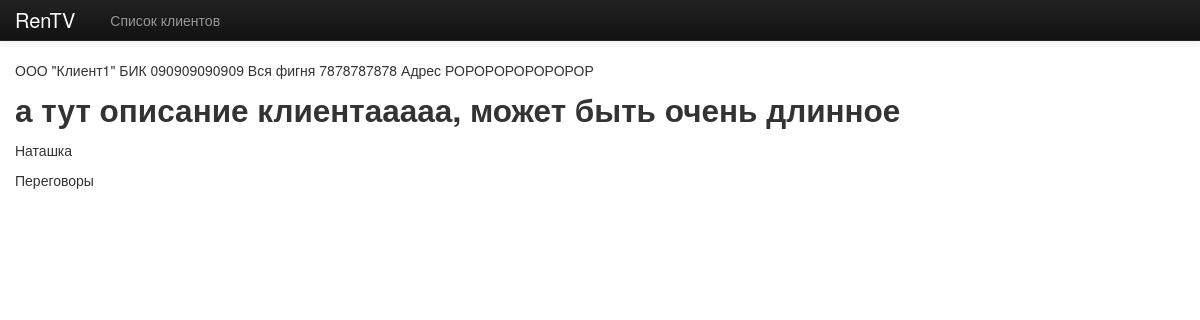
Screenshot of /site/2/ with the database file from the repository.
### rentv_crm/models.py (models this page shows, shortened)
class Client(models.Model):
    title = models.TextField(verbose_name='Название клиента', max_length=500)
    contact_person = models.CharField(max_length=255, verbose_name='Контактное лицо')
    contact_phone = models.CharField(max_length=255, verbose_name='Контактный телефон')
    contact_email = models.CharField(max_length=255, verbose_name='Контактный email')
    description = models.TextField(max_length=2000, verbose_name='Описание клиента')
    manager = models.ForeignKey(Manager, verbose_name='Курирующий менеджер')
    status = models.ForeignKey(Status, verbose_name='Статус клиента')

class Manager(models.Model):
    name = models.CharField(max_length=255)
    created_date = models.DateTimeField('Дата создания')
    last_login_date = models.DateTimeField('Последний вход')
    login = models.CharField(max_length=255)
    password = models.CharField(max_length=255)
    is_admin = models.BooleanField(verbose_name='Администратор?');

class Status(models.Model):
    title = models.CharField(verbose_name='Название статуса', max_length=255)
    description = models.TextField(max_length=1000, verbose_name='Описание статуса')

### rentv_crm/views.py (the view)
# urls.py: url(r'^(?P<pk>\d+)/$', ClientDetailView.as_view()), # а по URL http://имя_сайта/blog/число/
class ClientDetailView(DetailView):
    model = Client

### rentv_crm/templates/rentv_crm/client_detail.html
{% extends 'rentv_crm/base.html' %}
{% block content %}
    <p>{{ client.title }}</p>
    <h2>{{ client.description }}</h2>
    <p>{{ client.manager.name }}</p>
    <p>{{ client.status.title }}</p>
{% endblock %}

### rentv_crm/templates/rentv_crm/base.html (style rules this page uses)
body { padding-top: 60px; }

### rows the page displays
Client: title "ООО \"Клиент1\" БИК 090909090909 Вся фигня 7878787878 Адрес РОРОРОРОРОРОРОР", description "а тут описание клиентааааа, может быть очень длинное", manager.name "Наташка", status "Переговоры"
